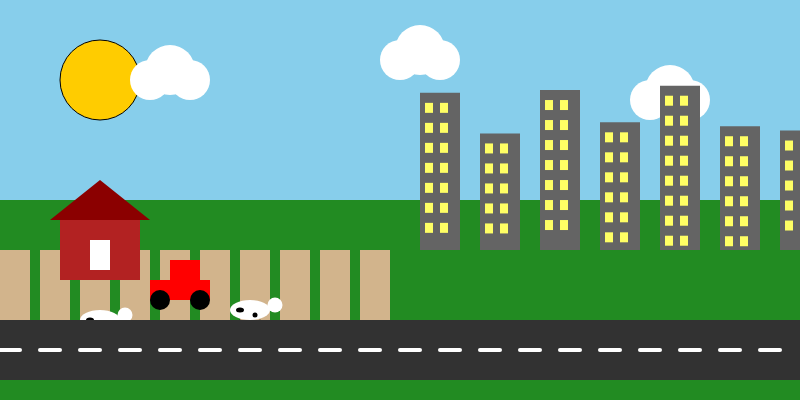
Frame 1 (no input)
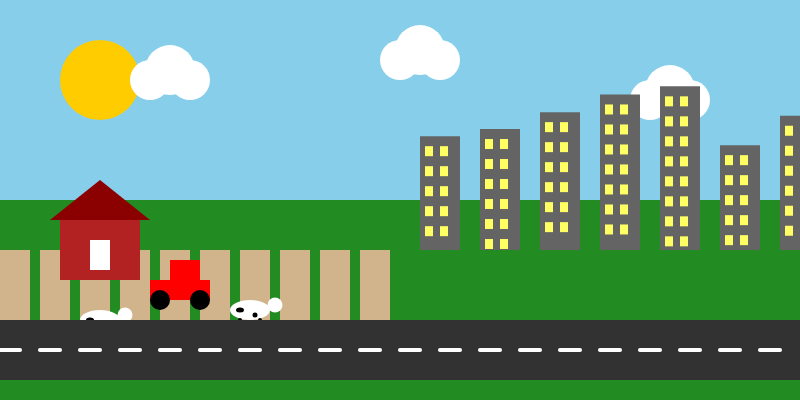
Frame 2 (the mouse pressed at the canvas centre, redrawn once)

The p5.js sketch that drew these frames (run headless with seeded random() and noise() and a simulated clock; the mouse was pressed at the canvas centre and the sketch redrawn once):

// p5.js sketch
// ── sketch.js
function setup() {
  createCanvas(800, 400);
  noLoop();
}

function draw() {
  background(135, 206, 235); // Céu azul

  // --- Céu ---
  drawSun(100, 80);
  drawClouds();

  // --- Solo verde (grama) ---
  drawGrass();

  // --- Parte Rural: Fazenda ---
  drawField(0, width / 2);
  drawBarn(60, 220);
  drawTractor(150, 300);
  drawAnimals();

  // --- Parte Urbana: Prédios ---
  drawCity(width / 2, width);

  // --- Estrada ---
  drawRoad();
}

// ===== Céu =====

function drawSun(x, y) {
  fill(255, 204, 0);
  ellipse(x, y, 80, 80);
}

function drawClouds() {
  drawCloud(150, 80);
  drawCloud(400, 60);
  drawCloud(650, 100);
}

function drawCloud(x, y) {
  fill(255);
  noStroke();
  ellipse(x, y, 40, 40);
  ellipse(x + 20, y - 10, 50, 50);
  ellipse(x + 40, y, 40, 40);
}

// ===== Solo =====

function drawGrass() {
  fill(34, 139, 34);
  rect(0, height / 2, width, height / 2);
}

function drawField(xStart, xEnd) {
  fill(210, 180, 140);
  for (let x = xStart; x < xEnd; x += 40) {
    rect(x, height / 2 + 50, 30, 100);
  }
}

// ===== Fazenda e Animais =====

function drawBarn(x, y) {
  fill(178, 34, 34);
  rect(x, y, 80, 60);
  fill(139, 0, 0);
  triangle(x - 10, y, x + 40, y - 40, x + 90, y);
  fill(255);
  rect(x + 30, y + 20, 20, 30);
}

function drawTractor(x, y) {
  fill(255, 0, 0);
  rect(x, y - 20, 60, 20);
  rect(x + 20, y - 40, 30, 20);
  fill(0);
  ellipse(x + 10, y, 20, 20);
  ellipse(x + 50, y, 20, 20);
}

function drawAnimals() {
  drawCow(100, 320);
  drawCow(250, 310);
  drawChicken(160, 340);
  drawChicken(280, 345);
}

function drawCow(x, y) {
  fill(255);
  ellipse(x, y, 40, 20);
  ellipse(x + 25, y - 5, 15, 15);
  fill(0);
  ellipse(x - 10, y, 8, 5);
  ellipse(x + 5, y + 5, 5, 5);
  stroke(0);
  line(x - 10, y + 10, x - 10, y + 20);
  line(x + 10, y + 10, x + 10, y + 20);
  noStroke();
}

function drawChicken(x, y) {
  fill(255);
  ellipse(x, y, 15, 15);
  ellipse(x + 8, y - 5, 8, 8);
  fill(255, 165, 0);
  triangle(x + 12, y - 5, x + 16, y - 3, x + 12, y - 1);
  stroke(255, 165, 0);
  line(x - 3, y + 8, x - 3, y + 13);
  line(x + 3, y + 8, x + 3, y + 13);
  noStroke();
}

// ===== Cidade =====

function drawCity(xStart, xEnd) {
  for (let x = xStart + 20; x < xEnd; x += 60) {
    let h = random(100, 180);
    fill(100);
    rect(x, height / 2 - h + 50, 40, h);
    fill(255, 255, 100);
    for (let wy = height / 2 - h + 60; wy < height / 2 + 40; wy += 20) {
      for (let wx = x + 5; wx < x + 35; wx += 15) {
        rect(wx, wy, 8, 10);
      }
    }
  }
}

// ===== Estrada =====

function drawRoad() {
  fill(50);
  rect(0, height - 80, width, 60);
  stroke(255);
  strokeWeight(4);
  for (let x = 0; x < width; x += 40) {
    line(x, height - 50, x + 20, height - 50);
  }
  noStroke();
}
